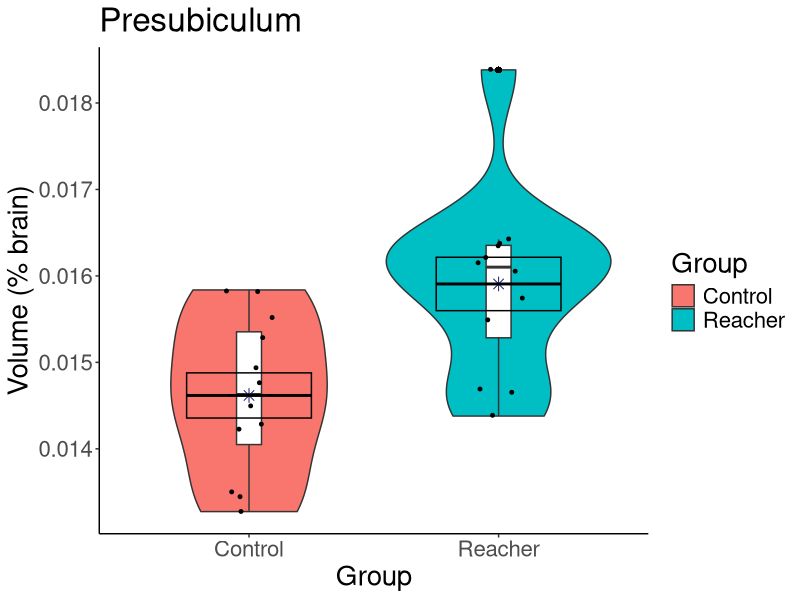
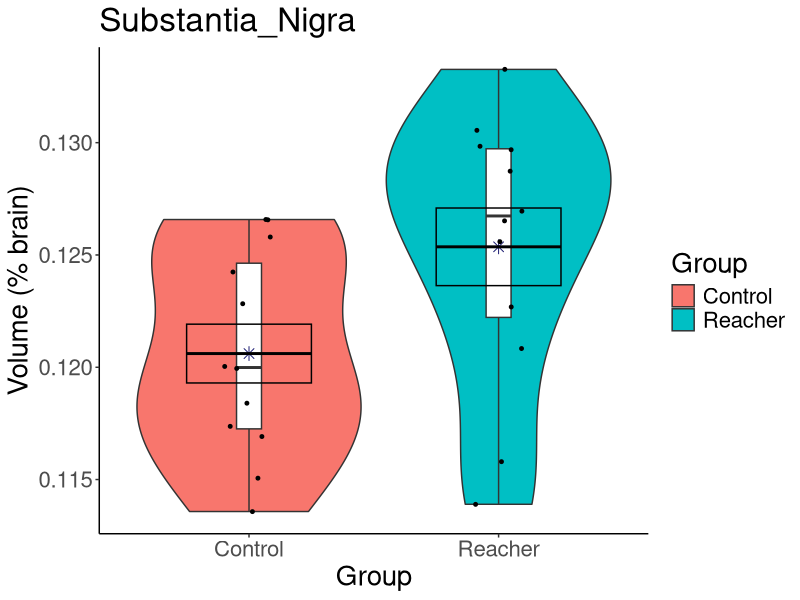
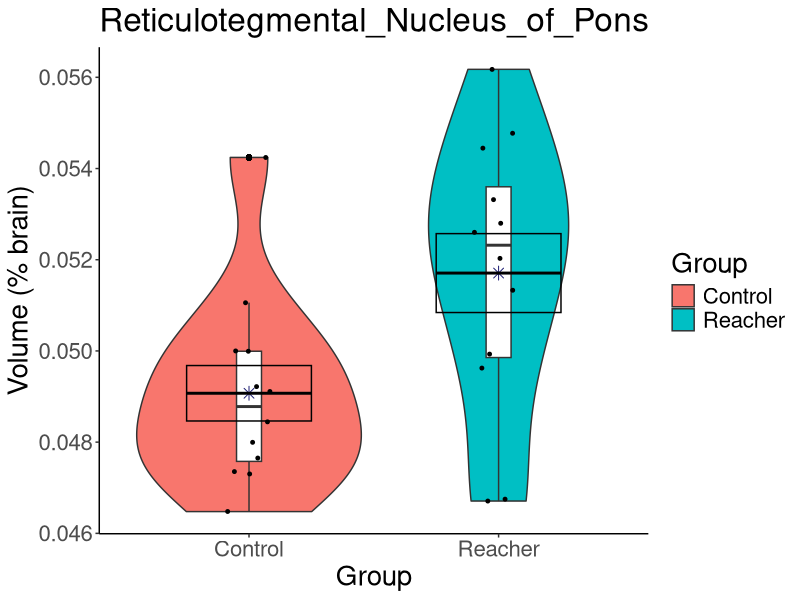
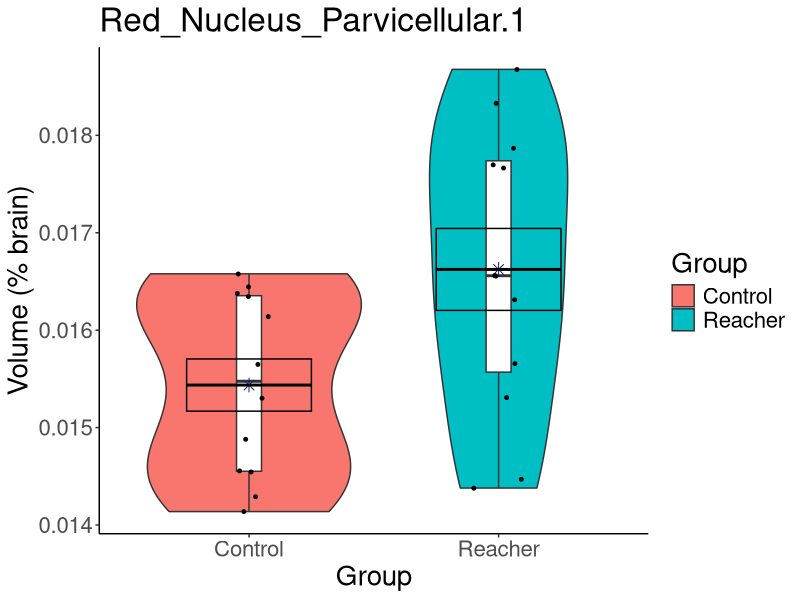
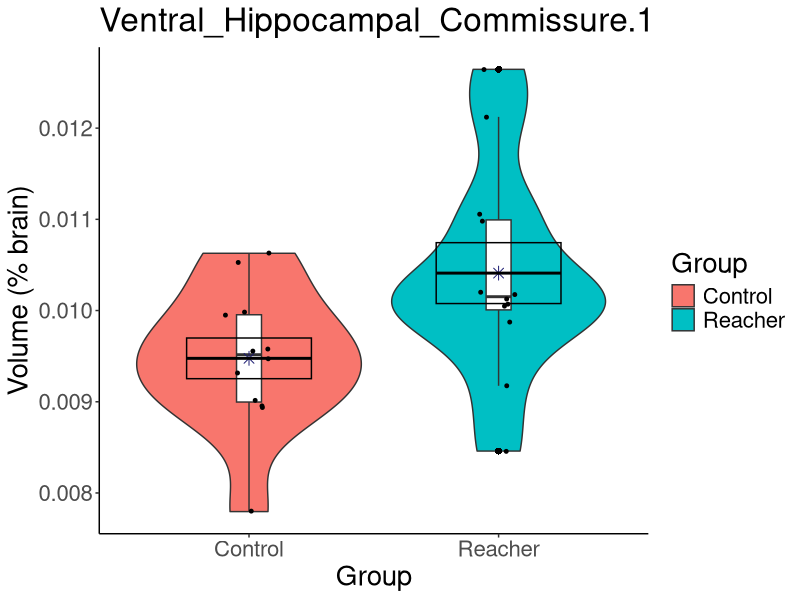
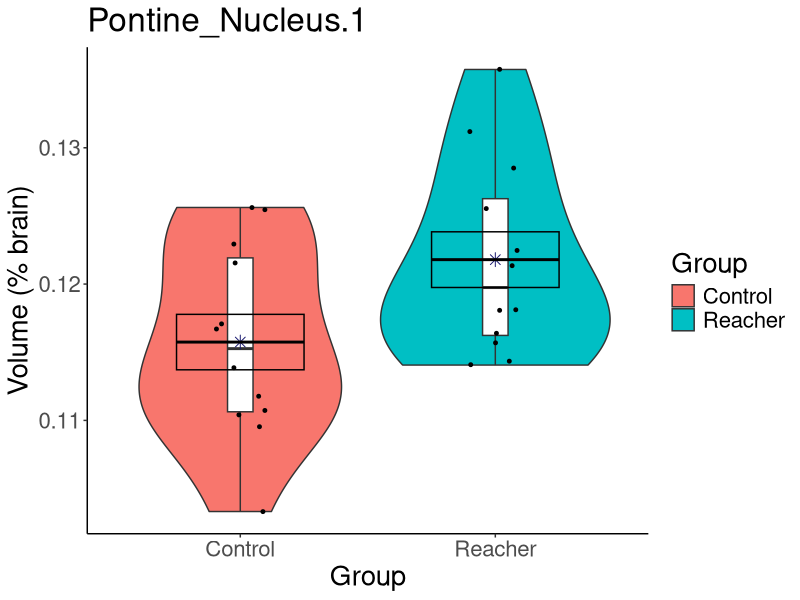

Recreate these plots in R, in order.
#https://inattentionalcoffee.wordpress.com/2017/02/14/data-in-the-raw-violin-plots/

# Library
library(ggplot2);
library(tidyr);

library(plyr);
library(dplyr);

setwd('/Users/alex/brain_data/motor/BJstats/stats/')
pathout='/Users/alex/brain_data/motor/BJstats/stats/'
roinames <- read.csv('./volumes_transp_exvivo1.csv',nrows=1,header = FALSE)
volume <- read.csv('./volumes_transp_exvivo1.csv',header = TRUE)
n<-nrow(volume);
# errbar_lims = group_by(volume, genotype) %>%
#   summarize(mean=mean(volume$X1), se=sd(volume$X1)/sqrt(n()),
#             upper=mean+(2*se), lower=mean-(2*se))
# mean_se_violin = ggplot() +
#   geom_violin(data=dat, aes(x=condition, y=value, fill=condition, color=condition)) +
#   geom_point(data=dat, aes(x=condition, y=value), stat="summary", fun.y=mean, fun.ymax=mean, fun.ymin=mean, size=3) +
#   geom_errorbar(aes(x=errbar_lims$condition, ymax=errbar_lims$upper,
#                     ymin=errbar_lims$lower), stat='identity', width=.25) +
#   theme_minimal()


for (i in 4:336){
  temp<-volume[,i];
  temp2<-100*temp/volume$Brain;
  volume[,i]<-temp2;
}

# errbar_lims = group_by(volume, genotype) %>%
#   summarize(mean=mean(volume$X1), se=sd(volume$X1)/sqrt(n()),
#             upper=mean+(2*se), lower=mean-(2*se))

res<-colnames(volume)
res[res == " "] <- ""

my_i<-c(56,83,111,250,292,276)

for (i in my_i) {
  print(i)
Genotype<-factor(volume$genotype)
Group<-volume$genotype
Volume<-volume[,i+3]

p<-ggplot(volume, aes(Genotype,Volume),removePanelGrid=TRUE,removePanelBorder=TRUE) +
  theme(text = element_text(size=40)) +
  geom_violin(aes(fill = Group))+
  geom_boxplot(width=0.1, fill="white", outlier.colour="black", outlier.shape=16, outlier.size=2, notch = FALSE) +
  #axisLine=c(0.5, "solid", "black") +
  stat_summary(fun.y = "mean", geom = "point", shape = 8, size = 3, color = "midnightblue") +
  geom_crossbar(stat="summary", fun.y=mean, fun.ymax=mean, fun.ymin=mean, fatten=2, width=.5) +
  #geom_errorbar(aes(x=errbar_lims$genotype, ymax=errbar_lims$upper,ymin=errbar_lims$lower), stat='identity', width=.25) +
  geom_point(color="black", size=1, position = position_jitter(w=0.1))
labs(title="Volume (% brain)",x="Genotype", y = res[i+3])


p+labs(y="Volume (% brain)",x="Group", title = res[i+3]) + theme_classic()+theme(text = element_text(size = 20)) 

ggsave(paste(pathout,res[i+3],"Vol.png"), width=5, height=4, dpi=200)

}